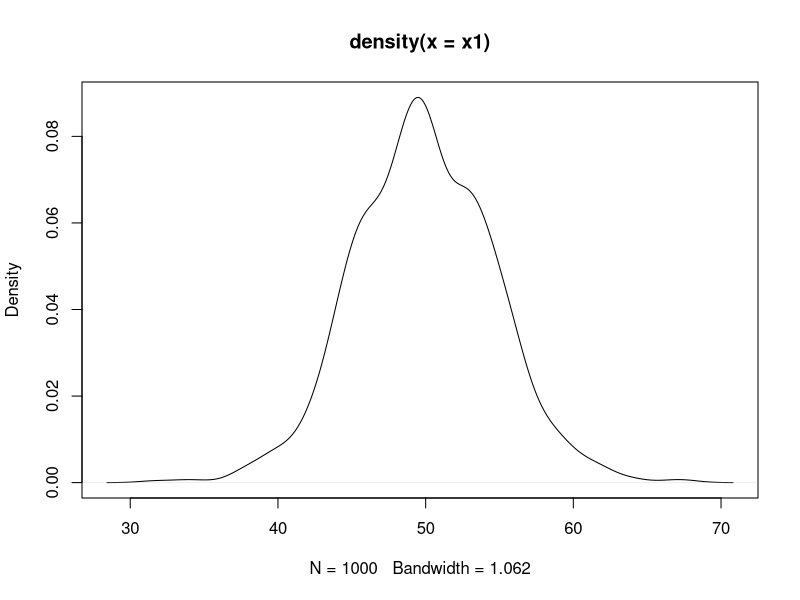
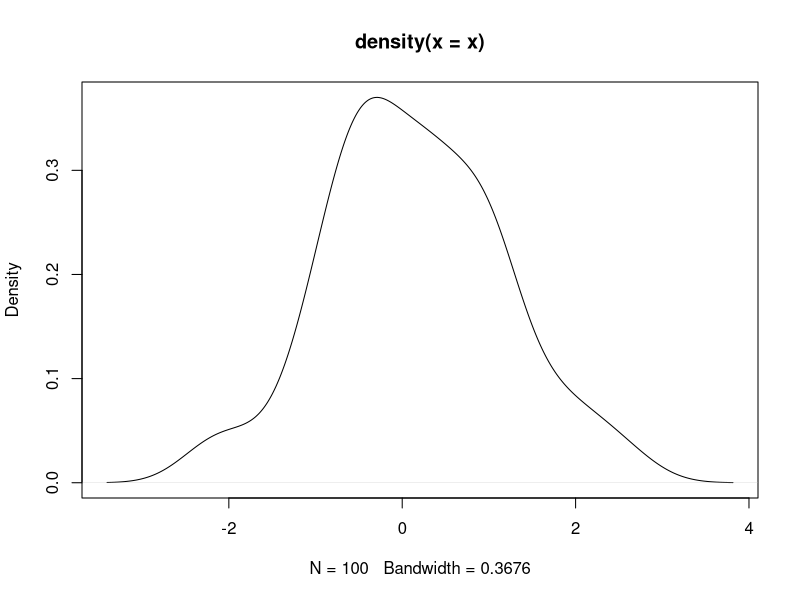
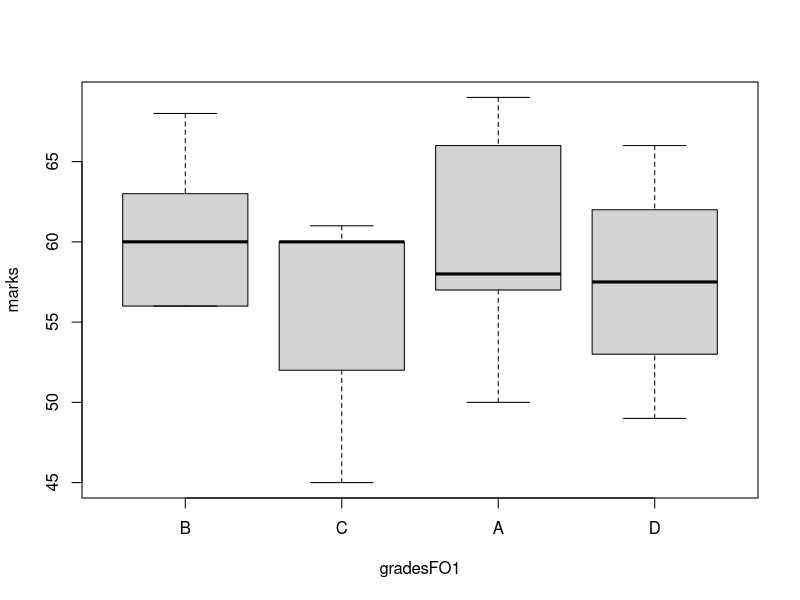
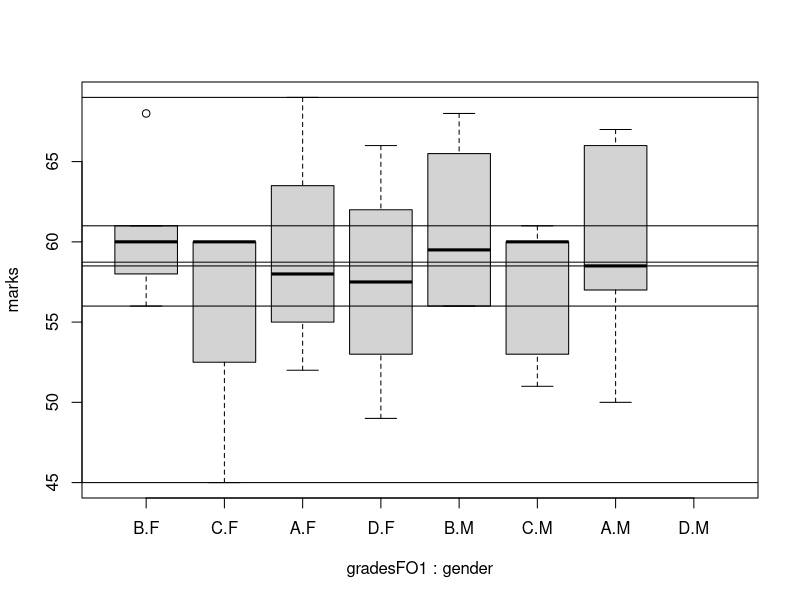

The R script that drew these images, in order:
# Data Structures in R

#Vectors----
x=1:10 #Create sequence of numbers from 1 to 10
x1 <- 1:20
(x1=1:30)
(x2=c(1,2,13,4,5)) #Concatinate and group several variables in a vector
class(x2) #Shows the class of vector
class(x1) 
(x3=letters[1:10]) #First 10 characters of the alphabet
LETTERS[1:26]
(x3b=c('a','Dhiraj','4'))
class(x3b)
letters[1:10]
letters[1:26]
?c #To find what a function means
x4=c(T,FALSE,TRUE,T,F)
class(x4)
x5b=c(1,'a',T,4L)
x5=c(3L,5L)
class(x5b)
x5a=c(3,5)
#access elements----
x6=seq(0,100,by=3)
?seq
ls() #Shows all printable values in my current environment
x6
length(x6) #How long is vector
x6[20] #Access/print the 20th value in the given vector
x6[c(2,4)] #Access 2nd and 4th value in given vector
x6[-1] #Prints the vector except for the first position
x6[-c(1:10)] #Removes first 10 values of vector
x6[-c(1:10,15:20)] #Removes 1 to 10 and 15 to 20
x6[-(length(x6)-1)] #Removes last value
x7 =c(x6,x2) #Creates new vector combining the elements from x6 and x2

#Modify----
sort(x6)
sort(x6[-c(1,2)])
sort(x6, decreasing = T)
rev(x6)
seq(-3,10,by=.2)
x=-3:2
x[2]<-0; x #Modifty 2nd variable of vector x with 0 and update same vector x
x[x<0]=5;x #Modify all elements less than 0 with 5
x<0
x<3
x=x[1:4]; x #Truncate to only first 4 values
x=seq(1,5, length.out=10)
x
x=NULL #CEASE EXISTENCE
x
x= rnorm(100) #normal distribution with mean 0 and std deviation of 1
x1=rnorm(1000, mean=50, sd=5)
plot(density(x1))
plot(density(x))
mean(x1)
abline(v=mean(x1))

#Matrices----
100:111
m1=matrix(1:12,nrow=4) #Filled by column, rows divisible by number of variables
m2=matrix(1:12,ncol=3, byrow=T) #Filled by row
m1
m2
x=101:124
length(x)
matrix(x, ncol=6) -> z
attributes(m1)
dim(m1)
dim(z)
#access elements of matrix
m1[1,2:3]
m1[c(1,3),]
m1[,1]
m1[,-c(1,3)]
#names 
paste("C","D",sep="-")
paste("C",1:100,sep="-")
colnames(m1) = paste("C",1:3,sep="")
rownames(m1) = paste("R",1:4,sep="")
m1
attributes(m1) #Shows row names and column names of the matrix
#Vector to Matrix
m3=1:24
dim(m3) = c(6,4)
m3
m2[c(T,F,F,F),c(2,3)] #logical indexing
m2
m2[m2>5]
m1[c("R1"),]
m1[c("R1"),c("C1","C3")]
#modify vector
m2
m2[2,2]
m2[2,2] = 10
m2
m2[m2>10] = 99
m2
rbind(m2,c(55,65,77))
cbind(m2,c(45,36,23,76))
cbind(m2,m2)
rbind(m2,m2)
#row and column summary
colSums(m1); rowSums(m1)
colMeans(m1); colMeans(m1)
t(m1) #transpose
#sweep
sweep(m1, MARGIN= 1, STATS=c(2,3,4,5), FUN="+") #rowwise
sweep(m1, MARGIN=2 , STATS=c(2,3,4), FUN="*") #colwise
#addmargins
?addmargins
addmargins(m1, margin=1, sum) #colwise func
addmargins(m1,margin=2,sd) #rowwise func
addmargins(m1,c(1,2),mean) #row and column wise function
addmargins(m1,c(1,2),list(list(mean,sum,max),list(var,sd))) #row and column functions

#Arrays----

#Data Frame----
#creating data frame vectors
rollno=1:30
sname= paste("Student",1:30,sep="")
gender=sample(c("M","F"),size=30,replace=T,prob=c(.7,.3))
marks=floor(rnorm(30,mean=50,sd=10))
marks2=ceiling(rnorm(30,40,5))
course=sample(c("BBA","MBA"),size=30,replace=T,prob=c(.5,.5))
#creating data frame
df1=data.frame(rollno,sname,gender,marks,marks2,course,stringsAsFactors = F)
df1
str(df1) #structure of DF
head(df1) #top 6 rows
head(df1,n=3) #top 3 rows
tail(df1) #bottom 6 rows
tail(df1,n=3) #bottom 3 rows
df1
summary(df1) #summary
df1$gender = factor(df1$gender)
df1$course = factor(df1$course)
summary(df1)
#as per conditions
df1[marks>50 & gender =="F",c("rollno","sname","gender","marks")]
names(df1) #names of columns
aggregate(df1$marks, by=list(df1$gender), FUN=max)
#check sir's notes
#Lists----
grades= sample(c("A","B","C","D"),size=30,replace = T, prob=c(0.4, 0.2, 0.3, 0.1))
gradesF=factor(grades)
summary(grades)
summary(gradesF)
table(grades)
table(gradesF)
gradesFO=factor(grades, ordered=T)
gradesFO1=factor(grades, ordered=T, levels=c("B","C","A","D"))
gradesFO
summary(gradesFO1)
summary(gradesFO)

marks=ceiling(rnorm(30,mean=60,sd=5))
gender=factor(sample(c("M","F"),size=30,replace=T))
student1=data.frame(marks,gender,gradesFO1)
student1
boxplot(marks~gradesFO1, data=student1)
boxplot(marks~gradesFO1+gender, data=student1)
summary(marks)
abline(h=summary(marks))
quantile(marks)
